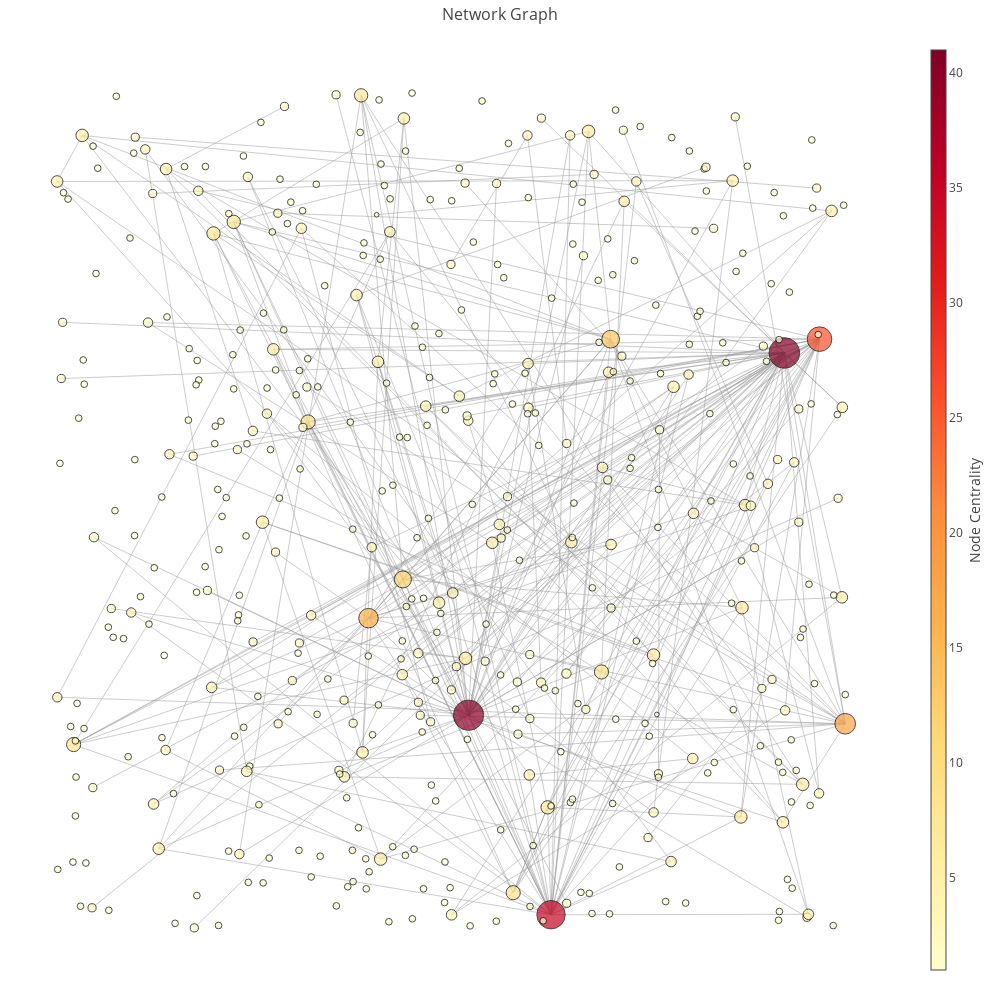

The notebook cell this image was saved under:
### Code cell
co.set_plotly()
co.get_word_network_graph(1000, "d_cent")

### Figure 1 — Plotly figure (JSON) as saved in the notebook; plotly's stock layout.template omitted (floating-point values rounded to 4 significant figures; data arrays with more than 128 entries replaced by an {"elided": "..."} marker saying what was removed)
{"data": [{"hoverinfo": "none", "line": {"color": "#999", "width": 0.5}, "mode": "lines", "type": "scatter", "x": {"elided": "2169 float values"}, "y": {"elided": "2169 float values"}}, {"hoverinfo": "text", "marker": {"color": {"elided": "448 int values"}, "colorbar": {"thickness": 15, "title": "Node Centrality", "titleside": "right", "xanchor": "left"}, "colorscale": "YlOrRd", "line": {"color": "black", "width": 1}, "reversescale": true, "showscale": true, "size": {"elided": "448 float values"}}, "mode": "markers", "text": {"elided": "448 str values"}, "type": "scatter", "x": {"elided": "448 float values"}, "y": {"elided": "448 float values"}}], "layout": {"height": 1000, "hovermode": "closest", "margin": {"b": 20, "l": 5, "r": 5, "t": 40}, "showlegend": false, "title": "Network Graph", "titlefont": {"size": 16}, "width": 1000, "xaxis": {"showgrid": false, "showticklabels": false, "zeroline": false}, "yaxis": {"showgrid": false, "showticklabels": false, "zeroline": false}}}
